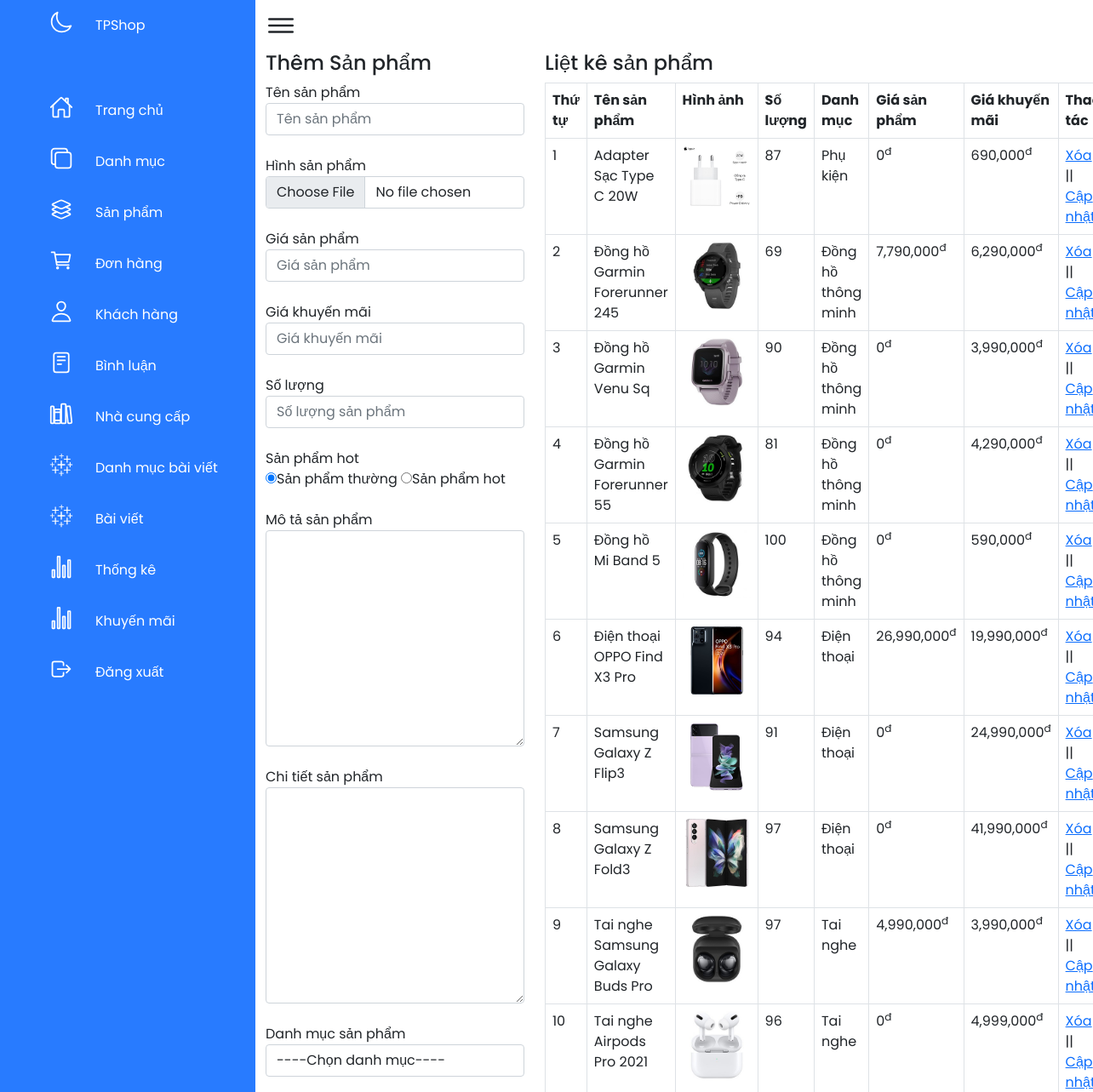
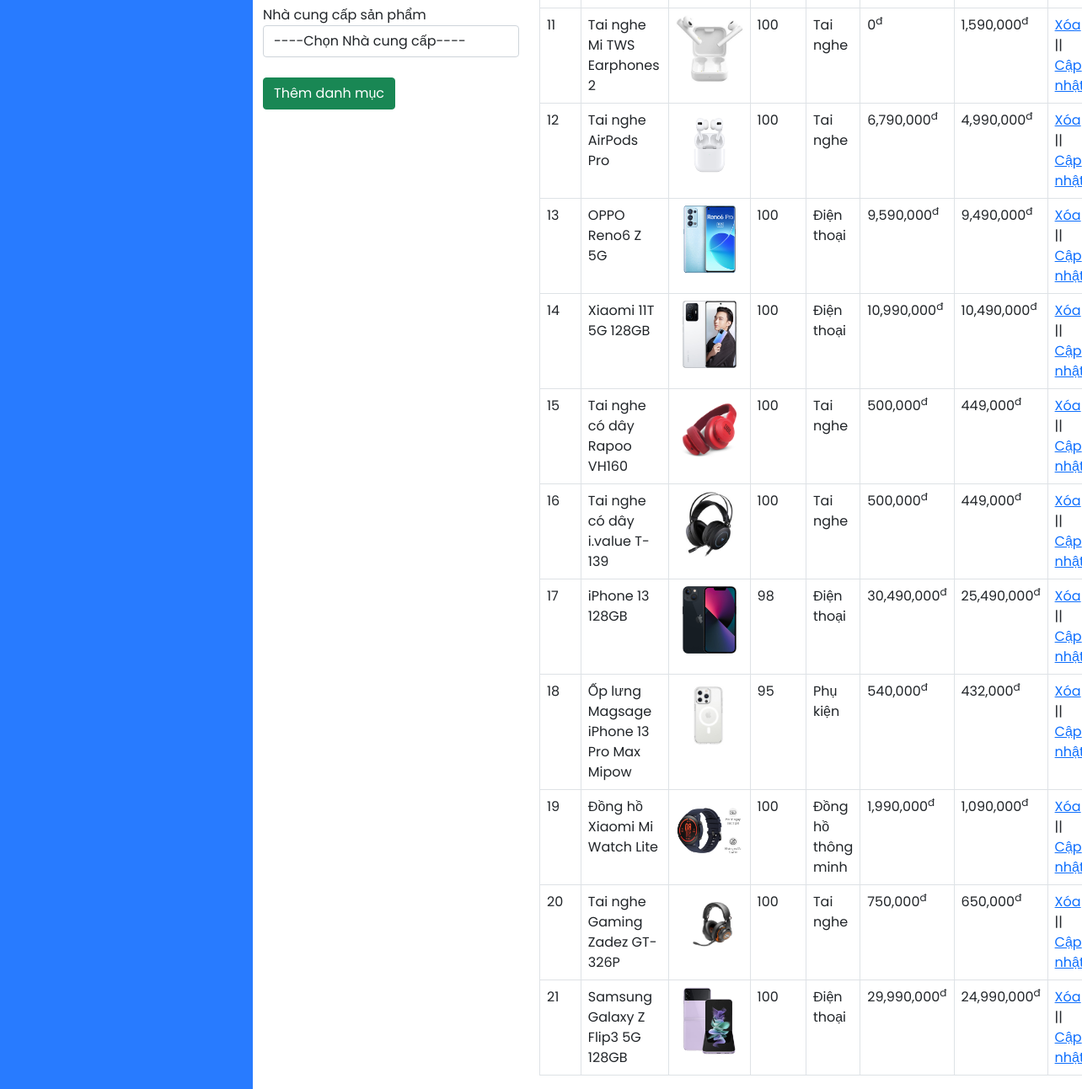
Screenshot of /admin/xulysanpham.php with the database file from the repository (2 pictures, top to bottom).
### tables this page shows
CREATE TABLE `sanpham` (
  `sanpham_id` int(11) NOT NULL,
  `category_id` int(11) NOT NULL,
  `sanpham_name` varchar(255) NOT NULL,
  `sanpham_chitiet` text NOT NULL,
  `sanpham_mota` text NOT NULL,
  `sanpham_gia` float NOT NULL,
  `sanpham_giakhuyenmai` float NOT NULL,
  `sanpham_active` int(11) NOT NULL COMMENT '0: sản phẩm đang bán\r\n1: sản phẩm ngừng bán hoặc hết hàng',
  `sanpham_hot` int(11) NOT NULL COMMENT '0:sản phẩm bình thường\r\n1:sản phẩm hot',
  `sanpham_soluong` int(11) NOT NULL,
  `sanpham_img` varchar(50) NOT NULL,
  `nhacungcap_id` int(11) NOT NULL
);

CREATE TABLE `category` (
  `category_id` int(11) NOT NULL,
  `category_name` varchar(50) NOT NULL,
  `category_img` varchar(50) NOT NULL
);

### admin/xulysanpham.php (the view, shortened to what this page needs)
<?php
include('../db/conn.php');
?>
<!DOCTYPE html>
<html lang="en">
<head>
    <link rel="stylesheet" href="../css/style_admin.css">
    <link href="https://cdn.jsdelivr.net/npm/bootstrap@5.1.3/dist/css/bootstrap.min.css" rel="stylesheet">
</head>
<body>
    <div class="container1">
        <?php
        include('menu.php');
        ?>
        <div class="main">
            <div class="toggle">
                <ion-icon name="menu-outline"></ion-icon>
            </div>
            <div class="container">
                <div class="row">
                    <?php
                    if (isset($_GET['quanly']) == 'capnhat') {
                        $id_capnhat = $_GET['capnhat_id'];
                        $sql_capnhat = mysqli_query($con, "SELECT * FROM sanpham where sanpham_id = '$id_capnhat'");
                        $row_capnhat = mysqli_fetch_array($sql_capnhat);
                        $id_category_1 = $row_capnhat['category_id'];
                        $id_ncc = $row_capnhat['nhacungcap_id'];
                    ?>
                        <div class="col-md-4">
                            <h4>Cập nhật sản phẩm</h4>
                            <form action="" method="POST" enctype="multipart/form-data">
                                <label for="">Tên sản phẩm</label>
                                <input type="text" class="form-control" name="tensanpham" value="<?= $row_capnhat['sanpham_name'] ?>"><br>
                                <input type="hidden" class="form-control" name="id_update" value="<?= $row_capnhat['sanpham_id'] ?>"><br>
                                <label for="">Hình sản phẩm</label>
                                <input type="file" class="form-control" name="hinhanh"><br>
                                <img src="../upload/<?= $row_capnhat['sanpham_img'] ?>" alt="" height="80" width="80"><br>
                                <label for="">Giá sản phẩm</label>
                                <input type="text" class="form-control" name="giasanpham" value="<?= $row_capnhat['sanpham_gia'] ?>"><br>
                                <label for="">Giá khuyến mãi</label>
                                <input type="text" class="form-control" name="giakhuyenmai" value="<?= $row_capnhat['sanpham_giakhuyenmai'] ?>"><br>
                                <label for="">Số lượng</label>
                                <input type="text" class="form-control" name="soluong" value="<?= $row_capnhat['sanpham_soluong'] ?>"><br>
                                <label for="">Tình trạng</label><br>
                                <?php
                                if ($row_capnhat['sanpham_soluong'] == 0) {
                                    echo ' <input type="radio" name="tt" id="" value="0"  >Còn hàng';
                                    echo '  <input type="radio" name="tt" id="" value="1" checked >Hết hàng <br><br>';
                                } else {
                                    echo '  <input type="radio" name="tt" id="" value="0" checked>Còn hàng';
                                    echo '  <input type="radio" name="tt" id=""  value="1"  >Hết hàng <br><br>';
                                }
                                ?>
                                <label for="">Sản phẩm hot</label><br>
                                <?php
                                if ($row_capnhat['sanpham_hot'] == 0) {
                                    echo ' <input type="radio" name="sph" id="" value="0" checked>Sản phẩm thường';
                                    echo ' <input type="radio" name="sph" id="" value="1">Sản phẩm hot<br><br>';
                                } else {
                                    echo ' <input type="radio" name="sph" id="" value="0" >Sản phẩm thường';
                                    echo ' <input type="radio" name="sph" id="" value="1" checked>Sản phẩm hot<br><br>';
                                }
                                ?>
                                <label for="">Mô tả sản phẩm</label>
                                <textarea class="form-control" name="mota" id="ckeditor1" cols="30" rows="10">
                                <?= $row_capnhat['sanpham_mota'] ?>
                            </textarea><Br>
                                <label for="">Chi tiết sản phẩm</label>
                                <textarea class="form-control" name="chitiet" id="ckeditor" cols="30" rows="10">
                                <?= $row_capnhat['sanpham_chitiet'] ?>
                            </textarea><br>
                                <label for="">Danh mục sản phẩm</label>
                                <?php
                                $sql_danhmuc = mysqli_query($con, "SELECT * FROM category order by category_id DESC");
                                ?>
                                <select name="danhmuc" id="" class="form-control">
                                    <option value="0">----Chọn danh mục----</option>
                                    <?php
                                    while ($row_danhmuc = mysqli_fetch_array($sql_danhmuc)) {
                                        if ($id_category_1 == $row_danhmuc['category_id']) {
                                    ?>
                                            <option selected value="<?= $row_danhmuc['category_id'] ?>"><?= $row_danhmuc['category_name'] ?></option>
                                        <?php
                                        } else {
                                        ?>
                                            <option value="<?= $row_danhmuc['category_id'] ?>"><?= $row_danhmuc['category_name'] ?></option>
                                    <?php
                                        }
                                    }
                                    ?>
                                </select><br>
                                <label for="">Nhà cung cấp sản phẩm</label>
                                <?php
                                $sql_ncc = mysqli_query($con, "SELECT * FROM nhacungcap order by nhacungcap_id DESC");
                                ?>
                                <select name="ncc" id="" class="form-control">
                                    <option value="0">----Chọn Nhà cung cấp----</option>
                                    <?php
                                    while ($row_ncc = mysqli_fetch_array($sql_ncc)) {
                                        if ($id_ncc == $row_ncc['nhacungcap_id']) {
                                    ?>
                                            <option selected value="<?= $row_ncc['nhacungcap_id'] ?>"><?= $row_ncc['tennhacungcap'] ?></option>
                                        <?php
                                        } else {
                                        ?>
                                            <option value="<?= $row_ncc['nhacungcap_id'] ?>"><?= $row_ncc['tennhacungcap'] ?></option>
                                    <?php
                                        }
                                    }
                                    ?>
                                </select><br>
                                <input type="submit" name="capnhatsanpham" value="Cập nhật sản phẩm" class="btn btn-success">
                            </form>
                        </div>
                    <?php
                    } else { ?>
                        <div class="col-md-4">
                            <h4>Thêm Sản phẩm</h4>
                            <form action="" method="POST" enctype="multipart/form-data">
                                <label for="">Tên sản phẩm</label>
                                <input type="text" class="form-control" name="tensanpham" placeholder="Tên sản phẩm"><br>
                                <label for="">Hình sản phẩm</label>
                                <input type="file" class="form-control" name="hinhanh"><br>
                                <label for="">Giá sản phẩm</label>
                                <input type="text" class="form-control" name="giasanpham" placeholder="Giá sản phẩm"><br>
                                <label for="">Giá khuyến mãi</label>
                                <input type="text" class="form-control" name="giakhuyenmai" placeholder="Giá khuyến mãi"><br>
                                <label for="">Số lượng</label>
                                <input type="text" class="form-control" name="soluong" placeholder="Số lượng sản phẩm"><br>
                                <label for="">Sản phẩm hot</label><br>
                                <input type="radio" name="sph" id="" value="0" checked>Sản phẩm thường
                                <input type="radio" name="sph" id="" value="1">Sản phẩm hot<br><br>
                                <label for="">Mô tả sản phẩm</label>
                                <textarea class="form-control" name="mota" id="ckeditor1" cols="30" rows="10"></textarea><Br>
                                <label for="">Chi tiết sản phẩm</label>
                                <textarea class="form-control" name="chitiet" id="ckeditor" cols="30" rows="10"></textarea><br>
                                <label for="">Danh mục sản phẩm</label>
                                <select name="danhmuc" id="" class="form-control">
                                    <option value="0">----Chọn danh mục----</option>
                                </select><br>
                                <label for="">Nhà cung cấp sản phẩm</label>
                                <select name="ncc" id="" class="form-control">
                                    <option value="0">----Chọn Nhà cung cấp----</option>
                                </select><br>
                                <input type="submit" name="themsanpham" value="Thêm danh mục" class="btn btn-success">
                            </form>
                        </div>
                    <?php
                    }
                    ?>
                    <div class="col-md-8">
                        <h4>Liệt kê sản phẩm</h4>
                        <?php
                        $sql_select_sp = mysqli_query($con, "SELECT * FROM sanpham,category where sanpham.category_id = category.category_id
                                order by sanpham.sanpham_id DESC");
                        ?>
                        <table class="table  table-bordered ">
                            <tr>
                                <th>Thứ tự</th>
                                <th>Tên sản phẩm</th>
                                <th>Hình ảnh</th>
                                <th>Số lượng</th>
                                <th>Danh mục</th>
                                <th>Giá sản phẩm</th>
                                <th>Giá khuyến mãi</th>
                                <th>Thao tác</th>
                            </tr>
                            <?php
                            $i = 0;
                            while ($row_sanpham = mysqli_fetch_array($sql_select_sp)) {
                                $i++;
                            ?>
                                <tr>
                                    <td><?= $i ?></td>
                                    <td><?= $row_sanpham['sanpham_name'] ?></td>
                                    <td><img src="../upload/<?= $row_sanpham['sanpham_img'] ?>" alt="" height="80" width="80"></td>
                                    <td><?= $row_sanpham['sanpham_soluong'] ?></td>
                                    <td><?= $row_sanpham['category_name'] ?></td>
                                    <td><?php echo number_format($row_sanpham['sanpham_gia']) ?><sup>đ</sup></td>
                                    <td><?php echo number_format($row_sanpham['sanpham_giakhuyenmai']) ?><sup>đ</sup></td>
                                    <td><a href="?xoa=<?php echo $row_sanpham['sanpham_id'] ?>">Xóa</a>
                                        || <a href="xulysanpham.php?quanly=capnhat&capnhat_id=<?php echo $row_sanpham['sanpham_id'] ?>">Cập nhật</a>
                                    </td>
                                </tr>
                            <?php
                            }
                            ?>
                        </table>
                    </div>
                </div>
            </div>
        </div>
    </div>
</body>
</html>

### rows the page displays
sanpham: sanpham_name "Adapter Sạc Type C 20W", sanpham_img (picture), sanpham_soluong "87", category.category_name "Phụ kiện", sanpham_gia "0", sanpham_giakhuyenmai "690,000"
sanpham: sanpham_name "Đồng hồ Garmin Forerunner 245", sanpham_img (picture), sanpham_soluong "69", category.category_name "Đồng hồ thông minh", sanpham_gia "7,790,000", sanpham_giakhuyenmai "6,290,000"
sanpham: sanpham_name "Đồng hồ Garmin Venu Sq", sanpham_img (picture), sanpham_soluong "90", category.category_name "Đồng hồ thông minh", sanpham_gia "0", sanpham_giakhuyenmai "3,990,000"
sanpham: sanpham_name "Đồng hồ Garmin Forerunner 55", sanpham_img (picture), sanpham_soluong "81", category.category_name "Đồng hồ thông minh", sanpham_gia "0", sanpham_giakhuyenmai "4,290,000"
sanpham: sanpham_name "Đồng hồ Mi Band 5", sanpham_img (picture), sanpham_soluong "100", category.category_name "Đồng hồ thông minh", sanpham_gia "0", sanpham_giakhuyenmai "590,000"
sanpham: sanpham_name "Điện thoại OPPO Find X3 Pro", sanpham_img (picture), sanpham_soluong "94", category.category_name "Điện thoại", sanpham_gia "26,990,000", sanpham_giakhuyenmai "19,990,000"
sanpham: sanpham_name "Samsung Galaxy Z Flip3", sanpham_img (picture), sanpham_soluong "91", category.category_name "Điện thoại", sanpham_gia "0", sanpham_giakhuyenmai "24,990,000"
sanpham: sanpham_name "Samsung Galaxy Z Fold3", sanpham_img (picture), sanpham_soluong "97", category.category_name "Điện thoại", sanpham_gia "0", sanpham_giakhuyenmai "41,990,000"
sanpham: sanpham_name "Tai nghe Samsung Galaxy Buds Pro", sanpham_img (picture), sanpham_soluong "97", category.category_name "Tai nghe", sanpham_gia "4,990,000", sanpham_giakhuyenmai "3,990,000"
sanpham: sanpham_name "Tai nghe Airpods Pro 2021", sanpham_img (picture), sanpham_soluong "96", category.category_name "Tai nghe", sanpham_gia "0", sanpham_giakhuyenmai "4,999,000"
sanpham: sanpham_name "Tai nghe Mi TWS Earphones 2", sanpham_img (picture), sanpham_soluong "100", category.category_name "Tai nghe", sanpham_gia "0", sanpham_giakhuyenmai "1,590,000"
sanpham: sanpham_name "Tai nghe AirPods Pro", sanpham_img (picture), sanpham_soluong "100", category.category_name "Tai nghe", sanpham_gia "6,790,000", sanpham_giakhuyenmai "4,990,000"
sanpham: sanpham_name "OPPO Reno6 Z 5G", sanpham_img (picture), sanpham_soluong "100", category.category_name "Điện thoại", sanpham_gia "9,590,000", sanpham_giakhuyenmai "9,490,000"
sanpham: sanpham_name "Xiaomi 11T 5G 128GB", sanpham_img (picture), sanpham_soluong "100", category.category_name "Điện thoại", sanpham_gia "10,990,000", sanpham_giakhuyenmai "10,490,000"
sanpham: sanpham_name "Tai nghe có dây Rapoo VH160", sanpham_img (picture), sanpham_soluong "100", category.category_name "Tai nghe", sanpham_gia "500,000", sanpham_giakhuyenmai "449,000"
sanpham: sanpham_name "Tai nghe có dây i.value T-139", sanpham_img (picture), sanpham_soluong "100", category.category_name "Tai nghe", sanpham_gia "500,000", sanpham_giakhuyenmai "449,000"
sanpham: sanpham_name "iPhone 13 128GB", sanpham_img (picture), sanpham_soluong "98", category.category_name "Điện thoại", sanpham_gia "30,490,000", sanpham_giakhuyenmai "25,490,000"
sanpham: sanpham_name "Ốp lưng Magsage iPhone 13 Pro Max Mipow", sanpham_img (picture), sanpham_soluong "95", category.category_name "Phụ kiện", sanpham_gia "540,000", sanpham_giakhuyenmai "432,000"
sanpham: sanpham_name "Đồng hồ Xiaomi Mi Watch Lite", sanpham_img (picture), sanpham_soluong "100", category.category_name "Đồng hồ thông minh", sanpham_gia "1,990,000", sanpham_giakhuyenmai "1,090,000"
sanpham: sanpham_name "Tai nghe Gaming Zadez GT-326P", sanpham_img (picture), sanpham_soluong "100", category.category_name "Tai nghe", sanpham_gia "750,000", sanpham_giakhuyenmai "650,000"
sanpham: sanpham_name "Samsung Galaxy Z Flip3 5G 128GB", sanpham_img (picture), sanpham_soluong "100", category.category_name "Điện thoại", sanpham_gia "29,990,000", sanpham_giakhuyenmai "24,990,000"
